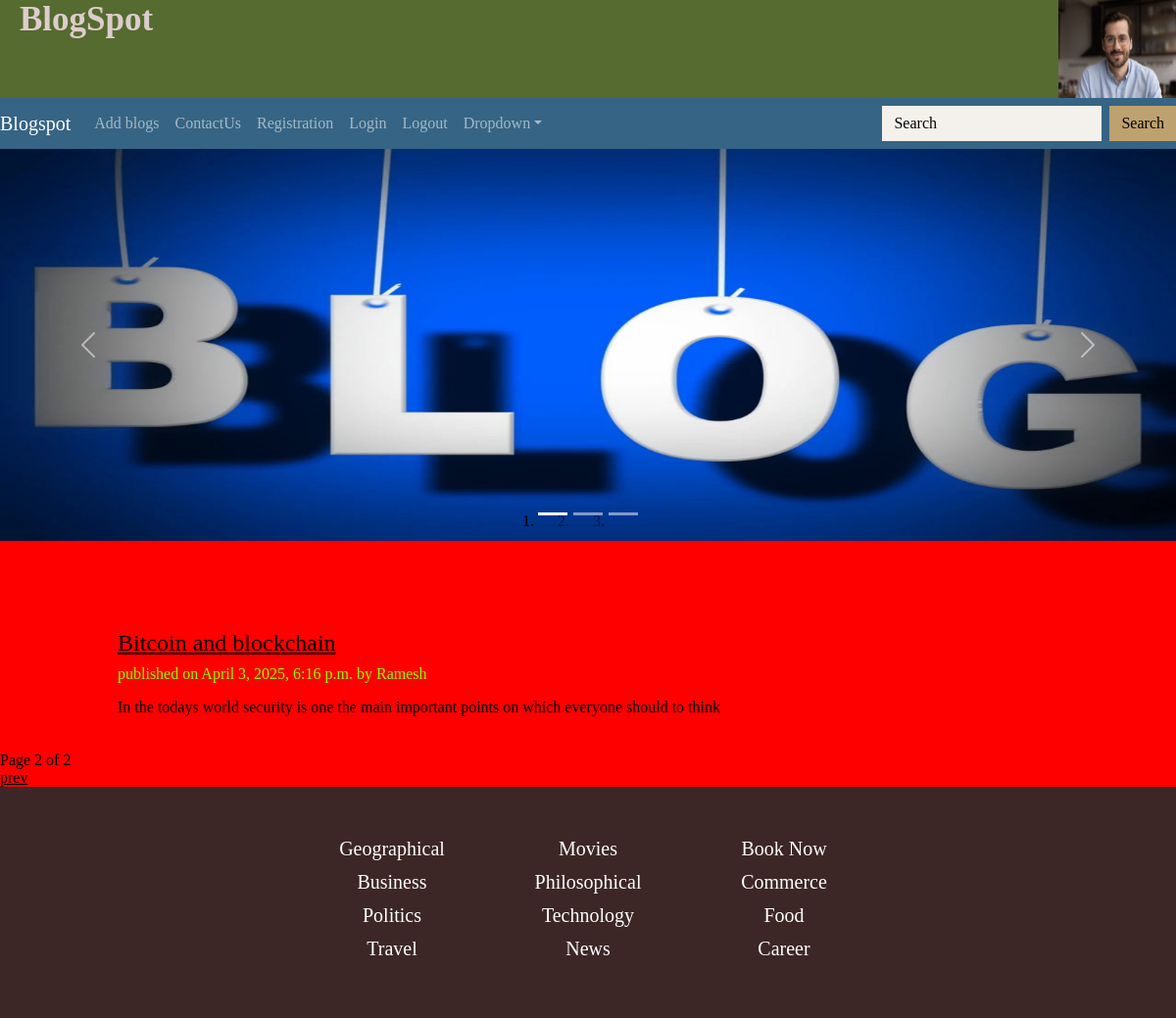
The page /home/?page=2 on the database its author committed.
### blogApp/models.py (models this page shows, shortened)
class Post(models.Model):
    STATUS_CHOICES = (
        ('draft', 'Draft'),
        ('published', 'Published'),
    )
    title = models.CharField(max_length=256)
    slug = models.SlugField(max_length=264,unique_for_date='publish')
    author = models.ForeignKey(CustomUser, related_name='blog_posts', on_delete=models.CASCADE)
    body = models.TextField()
    publish = models.DateTimeField(default=timezone.now)
    created = models.DateTimeField(auto_now_add=True)
    updated = models.DateTimeField(auto_now=True)
    status = models.CharField(max_length=10,choices = STATUS_CHOICES,default='draft')
    objects = CustomManager()
    class Meta:
        ordering = ('publish',)
    def get_absolute_url(self):
        return reverse('blogdetail', args=[self.publish.year, self.publish.month, self.publish.day, self.slug])

class CustomUser(AbstractUser):
    address = models.TextField(blank=True, null=True)
    contact = models.CharField(max_length=15, blank=True, null=True)
    groups = models.ManyToManyField(
        Group,
        related_name="customuser_groups_set",  # Avoid conflict with auth.User.groups
        blank=True,
        help_text="The groups this user belongs to.",
        verbose_name="groups",
    )
    user_permissions = models.ManyToManyField(
        Permission,
        related_name="customuser_permissions",  # Avoid conflict with auth.User.user_permissions
        blank=True,
        help_text="Specific permissions for this user.",
        verbose_name="user permissions",
    )

### blogApp/views.py (the view)
# urls.py: path('home/',views.homeview),
def homeview(request):
    post = Post.objects.all()
    paginator = Paginator(post, 3)
    page_number = request.GET.get('page')
    try:
        post = paginator.page(page_number)
    except PageNotAnInteger:
        post = paginator.page(1)
    except EmptyPage:
        post = paginator.page(paginator.num_pages)
    return render(request,'blogApp/index.html',{'post':post})

### blogApp/models.py (called while the page is built)
    def get_queryset(self):
        return super().get_queryset().filter()

### templates/blogApp/index.html
{%extends 'blogApp/base.html' %}
{% block body_block %}
{% if post %}
{% for val in post %}
    <div id="blog-list"style="padding-left:10%;margin-top:30px;padding-bottom:20px;">
        <a href="{{val.get_absolute_url}}"><h4>{{val.title}}</h4></a>
        <p id="date">published on {{val.publish}}  by {{val.author}}</p>
        <p >{{val.body|truncatewords:30|linebreaks}}</p>
    </div>
{%endfor%}
{%endif%}
{% include 'blogApp/pagination.html' with page=post %}
{% endblock body_block %}

### static/css/style1.css (style rules this page uses)
#blog-list { padding-left: 5%; padding:5%; }
body { background-color: red; }
#date { color:chartreuse; }

### rows shown on the page
Post: title "Bitcoin and blockchain", publish "April 3, 2025, 6:16 p.m.", author "Ramesh", body "In the todays world security is one the main important points on which everyone should to think"

### other values the page prints
{{ page.number }} "2"
{{ page.paginator.num_pages }} "2"
